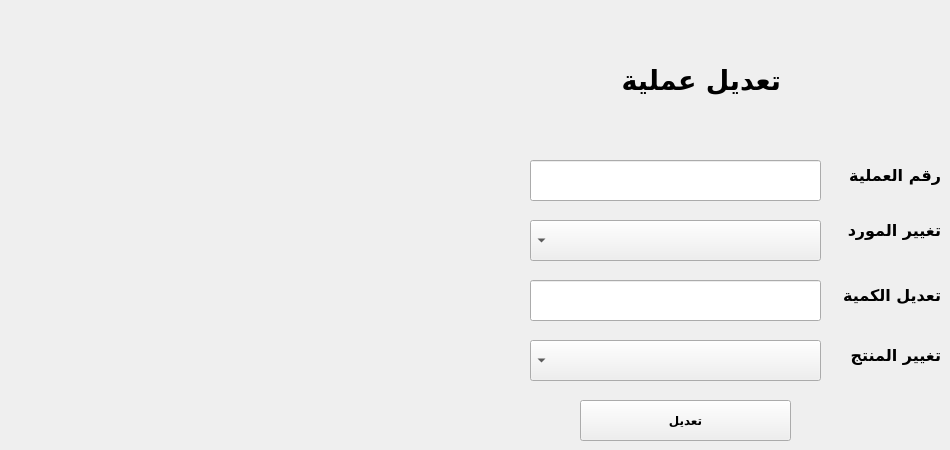
      <widget class="QWidget" name="tab_11">
       <attribute name="title">
        <string>تعديل عملية</string>
       </attribute>
       <widget class="QLabel" name="label_32">
        <property name="geometry">
         <rect>
          <x>830</x>
          <y>340</y>
          <width>111</width>
          <height>31</height>
         </rect>
        </property>
        <property name="font">
         <font>
          <family>Dubai</family>
          <pointsize>12</pointsize>
          <weight>75</weight>
          <bold>true</bold>
         </font>
        </property>
        <property name="text">
         <string>تغيير المنتج</string>
        </property>
       </widget>
       <widget class="QComboBox" name="comboBox_5">
        <property name="geometry">
         <rect>
          <x>530</x>
          <y>220</y>
          <width>291</width>
          <height>41</height>
         </rect>
        </property>
        <property name="layoutDirection">
         <enum>Qt::RightToLeft</enum>
        </property>
       </widget>
       <widget class="QLineEdit" name="quantityrecEditLine_2">
        <property name="geometry">
         <rect>
          <x>530</x>
          <y>280</y>
          <width>291</width>
          <height>41</height>
         </rect>
        </property>
       </widget>
       <widget class="QLabel" name="label_31">
        <property name="geometry">
         <rect>
          <x>830</x>
          <y>220</y>
          <width>111</width>
          <height>21</height>
         </rect>
        </property>
        <property name="font">
         <font>
          <family>Dubai</family>
          <pointsize>12</pointsize>
          <weight>75</weight>
          <bold>true</bold>
         </font>
        </property>
        <property name="text">
         <string>تغيير المورد</string>
        </property>
       </widget>
       <widget class="QPushButton" name="pushButtonRecProduct_2">
        <property name="geometry">
         <rect>
          <x>580</x>
          <y>400</y>
          <width>211</width>
          <height>41</height>
         </rect>
        </property>
        <property name="font">
         <font>
          <family>Dubai</family>
          <pointsize>9</pointsize>
          <weight>75</weight>
          <bold>true</bold>
         </font>
        </property>
        <property name="text">
         <string>تعديل</string>
        </property>
       </widget>
       <widget class="QLabel" name="label_30">
        <property name="geometry">
         <rect>
          <x>830</x>
          <y>280</y>
          <width>111</width>
          <height>31</height>
         </rect>
        </property>
        <property name="font">
         <font>
          <family>Dubai</family>
          <pointsize>12</pointsize>
          <weight>75</weight>
          <bold>true</bold>
         </font>
        </property>
        <property name="text">
         <string>تعديل الكمية</string>
        </property>
       </widget>
       <widget class="QComboBox" name="recProductcomboBox_2">
        <property name="geometry">
         <rect>
          <x>530</x>
          <y>340</y>
          <width>291</width>
          <height>41</height>
         </rect>
        </property>
        <property name="layoutDirection">
         <enum>Qt::RightToLeft</enum>
        </property>
       </widget>
       <widget class="QLabel" name="label_47">
        <property name="geometry">
         <rect>
          <x>840</x>
          <y>160</y>
          <width>101</width>
          <height>31</height>
         </rect>
        </property>
        <property name="font">
         <font>
          <family>Dubai</family>
          <pointsize>12</pointsize>
          <weight>75</weight>
          <bold>true</bold>
         </font>
        </property>
        <property name="text">
         <string>رقم العملية</string>
        </property>
       </widget>
       <widget class="QLineEdit" name="OperationCodeEditLine_3">
        <property name="geometry">
         <rect>
          <x>530</x>
          <y>160</y>
          <width>291</width>
          <height>41</height>
         </rect>
        </property>
       </widget>
       <widget class="QLabel" name="label_33">
        <property name="geometry">
         <rect>
          <x>590</x>
          <y>50</y>
          <width>191</width>
          <height>61</height>
         </rect>
        </property>
        <property name="font">
         <font>
          <family>Dubai</family>
          <pointsize>20</pointsize>
          <weight>75</weight>
          <bold>true</bold>
         </font>
        </property>
        <property name="text">
         <string>تعديل عملية</string>
        </property>
       </widget>
      </widget>
